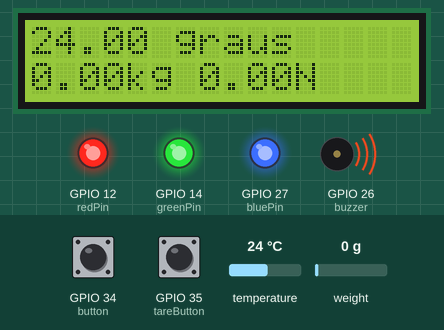
Simulated run of this sketch. Board: ESP32. Shown: 16×2 character LCD, output pins drawn as LEDs (lit = HIGH), buzzer (waves = sounding). The inputs (shaded band) are chosen by the test bench; at power-on: GPIO 35 (tareButton) LOW, temperature 24 °C, weight on the scale 0 g, GPIO 34 (button) LOW. WiFi joins after 1.5 s; servers stay silent unless stated; no MQTT or app messages arrive unless stated; what the sketch prints to the serial monitor is not drawn.

Above: at 6.3 s.
6.4 s: GPIO 35 (tareButton) pulled HIGH for 0.15 s
At 7.7 s:
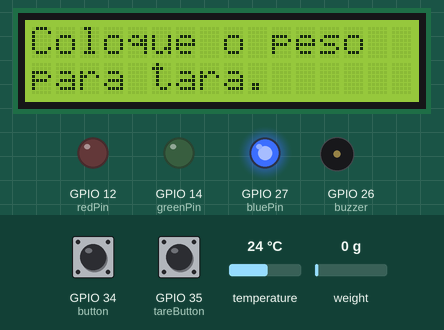
9.5 s: temperature set to 12 °C
At 12.11 s:
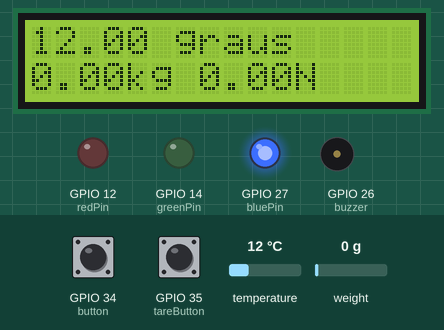
12.5 s: weight on the scale set to 100 g
At 14.3 s:
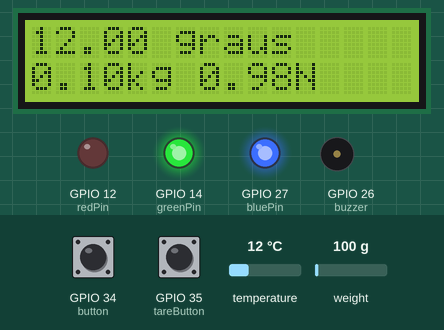
15.5 s: GPIO 34 (button) pulled HIGH for 1 s
At 17.5 s:
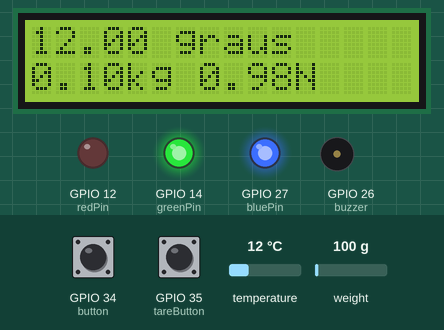
18.0 s: temperature set to 19 °C
At 18.4 s:
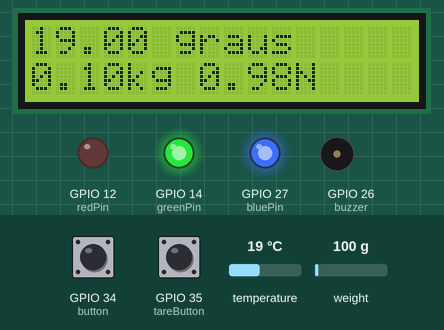
19.5 s: GPIO 35 (tareButton) pulled HIGH for 1 s
At 25.04 s:
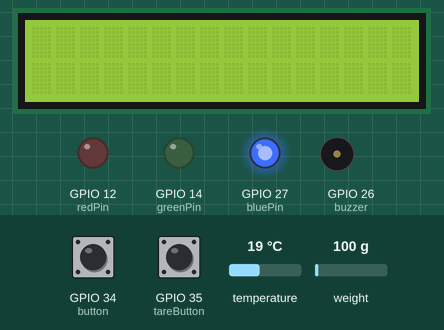
Timing chart, 0 to 26.3 s (numbered marks = the images above; inputs shaded):
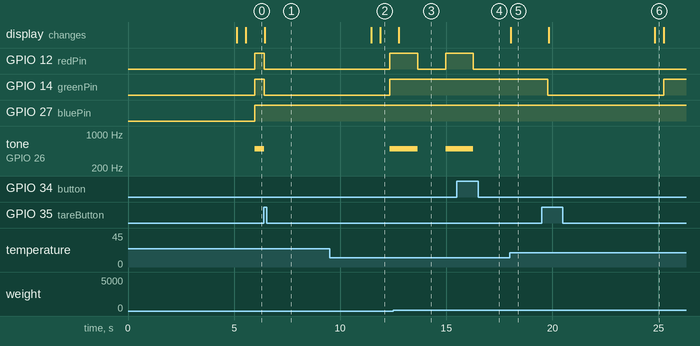

Measured:
- after the input at 6.4 s, GPIO 14 (greenPin): HIGH → LOW at once; the display: changes after 0.05 s (image 1)
- after the input at 12.5 s, the display: changes after 0.27 s (image 3)
- after the input at 15.5 s, GPIO 12 (redPin): goes on until 16.3 s, then stays LOW; tone on GPIO 26 (buzzer): goes on until 16.3 s, then stays silent
- after the input at 18.0 s, the display: changes at once (image 5)
- after the input at 19.5 s, GPIO 14 (greenPin): HIGH → LOW after 0.29 s, → HIGH 5.5 s later; the display: first changes after 0.32 s (image 6 shows a later state)
- what the display in image 6 shows lasts 0.5 s, from 24.8 s to 25.3 s

The sketch:

codigo_v4.3.ino
```cpp
//Inclui bibliotecas para o conversor HX711 e do LCD
#include "HX711.h"
#include <LiquidCrystal_I2C.h>

//Inclui bibliotecas para o sensor de temperatura Adafruit BME280
#include <Wire.h>
#include <Adafruit_Sensor.h>
#include <Adafruit_BME280.h>

// Inclui bibliotecas para utilizar MQTT
#include <WiFi.h>
#include <PubSubClient.h>
#include <ArduinoJson.h>

// Cria instâncias
HX711 scale;
LiquidCrystal_I2C lcd(0x27, 16, 2);
Adafruit_BME280 bme;
WiFiClient espClient;
PubSubClient client(espClient);

// Declaração de variáveis globais e pinos
bool buttonPressed;
bool tareButtonPressed = false;
const int tareButton = 35;
const int button = 34;

// Enumeração para estados do LED e buzzer
enum State{
  LED_BUZZER_OFF,
  BLINKING,
  LED_ON_BUZZER_OFF
};

// Iniciando no estado
State state = LED_BUZZER_OFF;

// Classe para o sistema de medição de peso
class WeightMeasurementSystem {

  public:
  float gravity = 9.8;
  float weightBalance;
  float newtonBalance;
  bool alertStatus;

  const int redPin = 12;
  const int greenPin = 14;
  const int bluePin = 27;
  const int buzzer = 26;
  int alertLimit;

  unsigned long previousTime = 0;
  const long halfSecond = 500;

  // Construtor
  WeightMeasurementSystem() {
    // Inicia a escala HX711
    scale.begin(2, 4);

    // Inicialização da biblioteca LEDC
    ledcSetup(0, 5000, 8); // Canal 0, frequência de 5000 Hz, resolução de 8 bits
    ledcAttachPin(redPin, 0); // Anexar o LED ao canal 0
    ledcSetup(1, 5000, 8); // Canal 1, frequência de 5000 Hz, resolução de 8 bits
    ledcAttachPin(buzzer, 1); // Anexar o buzzer ao canal 1

    pinMode(tareButton, INPUT);
    pinMode(redPin, OUTPUT);
    pinMode(greenPin, OUTPUT);
    pinMode(bluePin, OUTPUT);
    pinMode(buzzer, OUTPUT);
    pinMode(button, INPUT);
  }

  // Método para converter peso em Newton
  float convertWeightToNewton(float weight) {
    newtonBalance = weight * gravity;
    return newtonBalance;
  }

  // Método para verificar estado do limite de peso
  void checkWeightLimit() {
    switch(state){

      //Para o led e o buzzer estarem desligados:
      case LED_BUZZER_OFF:
        //A força tem que estar abaixo do limite definido
        if(newtonBalance < alertLimit){
          digitalWrite(redPin, HIGH);
          digitalWrite(greenPin, LOW);
          digitalWrite(bluePin, HIGH);
          noTone(buzzer);
          alertStatus = 0;

          //Se o botão tiver sido pressionado anteriormente, ele é liberado agora
          if(buttonPressed == true){
            buttonPressed = 0;
            Serial.println("Botão liberado");
          }
        }

        //Caso não estiverem no estado desligados, estarão no estado piscando
        else{
          state = BLINKING;
        }
        break;

      //Para o led e o buzzer estarem piscando:
      case BLINKING:

        //A força tem que estar abaixo do limite definido. Piscarão a cada meio segundo.
        if(newtonBalance >= alertLimit && millis()-previousTime > halfSecond){
          digitalWrite(greenPin, HIGH);
          digitalWrite(bluePin, HIGH);
          digitalWrite(redPin, !digitalRead(redPin));
          tone(buzzer, digitalRead(redPin) ? 500:0);
          previousTime = millis();
          alertStatus = 1;

          //Se o botão for pressionado, muda o estado para LED_ON_BUZZER_OFF
          if( buttonPressed == true){
            state = LED_ON_BUZZER_OFF;
            Serial.println("Botão Pressionado");
          }
        }
        //Se não estiver no estado BLINKING, estará desligado (estado LED_BUZZER_OFF)
        else{
          state = LED_BUZZER_OFF;
        }
        break;

      //Para o led ligado e o buzzer desligado:
      case LED_ON_BUZZER_OFF:

        //A força tem que estar igual ou acima do limite definido e o botão tem que ter sido pressionado
        if(newtonBalance >= alertLimit &&  buttonPressed == true){
          digitalWrite(redPin, LOW);
          digitalWrite(greenPin, HIGH);
          digitalWrite(bluePin, HIGH);
          noTone(buzzer);
          alertStatus = 1;
        }
        //Se não estiver nesse estado, estará desligado (estado LED_BUZZER_OFF)
        else{
          state = LED_BUZZER_OFF;
        }
        break;
    }

  }

  // Método para obter peso
  float getWeight() {
    return scale.get_units();
  }

  // Método para configurar tara
  void setTare(){
    if(tareButtonPressed == true){
      Serial.println("Função da tara ativada");

      digitalWrite(greenPin, LOW);
      digitalWrite(redPin, LOW);
      digitalWrite(bluePin, HIGH);
      noTone(buzzer);

      lcd.clear();
      lcd.setCursor(0,0);
      lcd.print("Coloque o peso");
      lcd.setCursor(0,1);
      lcd.print("para tara.");

      delay(4000);
      scale.tare();

      tareButtonPressed = false;
      lcd.clear();
    }
  };
};

// Instancia um objeto da classe WeightMeasurementSystem
WeightMeasurementSystem wms;

//Define constantes para MQTT e Wi-Fi
#define WIFI_SSID "Wi-Fi"
#define WIFI_PASSWORD "senha"
#define TOKEN "token"
#define DEVICE_LABEL "esp32"

//Função para detectar erro de funcionamento do GY-BME280
void detectionSensorTemp(){
  if (!bme.begin(0x76)) {
    Serial.println("Não foi possível encontrar o sensor BME280. Verifique as conexões!");
    while (1);
  }
}

// Função para conectar ao Wi-Fi e ao servidor MQTT
void connectionWifiAndMqtt(){
  // Conectar-se à rede WiFi
  WiFi.begin(WIFI_SSID, WIFI_PASSWORD);
  while (WiFi.status() != WL_CONNECTED) {
    delay(1000);
    Serial.println("Conectando ao WiFi...");
  }
  Serial.println("Conectado ao WiFi");
  client.connect("ESP32", TOKEN, "");
  Serial.println("Conectado ao servidor MQTT");
  // Configurar o cliente MQTT
  client.setServer("industrial.api.ubidots.com", 1883);
}

// Função para reconectar ao servidor MQTT
void reconnectMqtt() {
  while (!client.connected()) {
    Serial.println("Tentando se reconectar ao MQTT...");
    if (client.connect("ESP32", TOKEN, "")) {
      Serial.println("Conectado ao servidor MQTT");
    } else {
      Serial.print("Falha na reconexão. Código de erro = ");
      Serial.println(client.state());
      delay(5000);
    }
  }
}

// Função para receber mensagens MQTT
void callback(char* topic, byte* payload, unsigned int length) {
  String payloadStr;
  for (int i = 0; i < length; i++) {
    payloadStr += (char)payload[i];
  }

  Serial.println(payloadStr);

  DynamicJsonDocument doc(1024);
  deserializeJson(doc, payloadStr);

  if (doc["context"].containsKey("estado")) {
    String estado = doc["context"]["estado"];
    if (estado == "ciente") {
     buttonPressed = true;
    }
  }

  if (doc["context"].containsKey("Limit")) {
    // Atualiza limitAlert com o valor do limite
    wms.alertLimit = doc["context"]["Limit"].as<float>();
  }
}

// Função para subscrever em tópicos
void subscribers(){
  client.subscribe(("/v1.6/devices/" + String(DEVICE_LABEL) + "/awareLimit").c_str());
  client.subscribe(("/v1.6/devices/" + String(DEVICE_LABEL) + "/inputLimit").c_str());
}

// Publish da temperatura no servidor MQTT
void publishTemperature(){
  float getTemperature = bme.readTemperature();
  char topic[100];
  sprintf(topic, "/v1.6/devices/%s", DEVICE_LABEL);
  char payload[100];
  sprintf(payload, "{\"temperature\": %.2f}", getTemperature);
  //Publica os dados
  client.publish(topic, payload);
}

// Publish do peso no servidor MQTT
void publishWeight(){
  float getWeight = wms.getWeight();
  char topic[100];
  sprintf(topic, "/v1.6/devices/%s", DEVICE_LABEL);
  char payload[100];
  sprintf(payload, "{\"weight\": %.2f}", getWeight);
  client.publish(topic, payload);
}

// Publish o reset do botão de alerta de limite
void publishAwareLimit(){
  char topic[100];
  sprintf(topic, "/v1.6/devices/%s", DEVICE_LABEL);
  char payload[100];
  sprintf(payload, "{\"awarelimit\": %f}", 0.0);
  client.publish(topic, payload);
}

// Publish do valor de limite
void publishValueLimit(){
  const float valueLimit = wms.alertLimit;
  char topic[100];
  sprintf(topic, "/v1.6/devices/%s", DEVICE_LABEL);
  char payload[100];
  sprintf(payload, "{\"valueLimit\": %f}", valueLimit);
  client.publish(topic, payload);
}

void publishForce(){
  float getWeight = wms.getWeight();
  float getForce = wms.convertWeightToNewton(getWeight);
  char topic[100];
  sprintf(topic, "/v1.6/devices/%s", DEVICE_LABEL);
  char payload[100];
  sprintf(payload, "{\"force\": %f}", getForce);
  client.publish(topic, payload);
}

void publishUsedSpaceLimit(){
  float valueLimit =  wms.alertLimit;
  float getWeight = wms.getWeight();
  float getForce = wms.convertWeightToNewton(getWeight);
  float usedSpaceLimit = ((getForce*100)/valueLimit);
  if (valueLimit == 0 && usedSpaceLimit <= 0){
    usedSpaceLimit = 0;
  }
  char topic[100];
  sprintf(topic, "/v1.6/devices/%s", DEVICE_LABEL);
  char payload[100];
  sprintf(payload, "{\"usedspacelimit\": %f}", usedSpaceLimit);
  client.publish(topic, payload);
  Serial.println(String(usedSpaceLimit));
}

void publishAlertStatus(){
  bool getAlertStatus = wms.alertStatus;
  char topic[100];
  sprintf(topic, "/v1.6/devices/%s", DEVICE_LABEL);
  char payload[100];
  sprintf(payload, "{\"alertstatus\": %d}", getAlertStatus);
  client.publish(topic, payload);
}

//Setup
void setup() {
  Serial.begin(115200);

  detectionSensorTemp();
  connectionWifiAndMqtt();
  client.setCallback(callback);
  subscribers();

  // Escala da balança
  scale.set_scale(210514.50567261);
  delay(2000);
  scale.tare();

  //Inicializa o lcd
  lcd.init();
  lcd.backlight();

  buttonPressed = false;
};

//Loop
void loop() {
  //Checa se o cliente está conectado
  if (!client.connected()) {
    reconnectMqtt();
    subscribers();
  }

  client.loop();

  // Envia dos dados
  publishValueLimit();
  publishTemperature();
  publishAwareLimit();
  publishWeight();
  publishAlertStatus();
  publishUsedSpaceLimit();
  publishForce();

  //Variável para o peso da balança
  float weightBalance = wms.getWeight();

  // Executa a troca de estado quando necessário
  if(wms.newtonBalance >= wms.alertLimit && digitalRead(button)) {
    buttonPressed = true;
  }

  // Executa a tara quando necessário
  if (digitalRead(tareButton)) {
    tareButtonPressed = true;
    Serial.println("Tara pressionada");
  }

  //Conversão do peso em newton
  wms.convertWeightToNewton(weightBalance);

  //Variável para a temperatura
  float temperature = bme.readTemperature();

  //Print do serial
  // Serial.println(String(weightBalance) + "kg " + String(wms.newtonBalance) + "N");

  //Configurações do lcd
  lcd.setCursor(0, 0);
  lcd.print(String(temperature) + " graus");
  lcd.setCursor(0, 1);
  lcd.print(String(weightBalance) + "kg " + String(wms.newtonBalance) + "N");

  //Configurações de acordo com o peso e o limite
  wms.checkWeightLimit();


  //Função tara
  wms.setTare();
  client.loop();
  delay(10);
};
```
